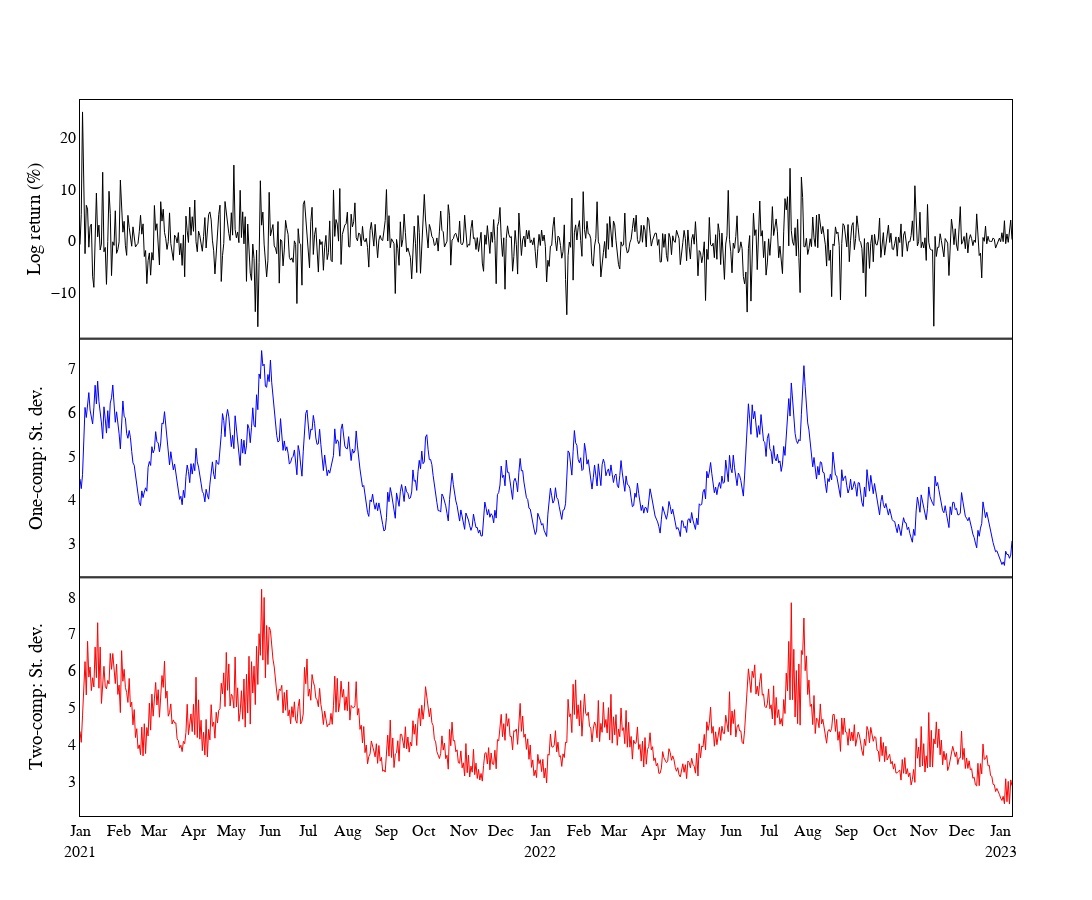

This figure's notebook cell:
### Code cell
fig = make_subplots(rows=3, cols=1, 
                    shared_xaxes=True, 
                    vertical_spacing=0)

fig['layout'].update(height=900, width=1200, 
                    title='',
                    showlegend=False,
                    font=dict(family='Times New Roman', size=16))

fig.append_trace(go.Scatter(
        y=eth_zoo1['return_y']*100, 
        x=eth_zoo1.index,
        line=dict(color='black', width=1)   
        ), row=1, col=1)

fig.append_trace(go.Scatter(
        y=eth_zoo1['fitted_conditional_stdev']*100, 
        x=eth_zoo1.index,
        line=dict(color='blue', width=1)   
        ), row=2, col=1)

fig.append_trace(go.Scatter(
        y=eth_zoo['fitted_conditional_stdev']*100,
        x=eth_zoo.index,
        line=dict(color='red', width=1)
        ), row=3, col=1)

fig['layout']['yaxis1'].update(title='Log return (%)',  title_standoff = 5,
                              showticklabels=True)
fig['layout']['yaxis2'].update(title='One-comp: St. dev.',  title_standoff = 20,
                              showticklabels=True)
fig['layout']['yaxis3'].update(title='Two-comp: St. dev.',  title_standoff = 20,
                              showticklabels=True)

fig['layout']['xaxis3'].update(title='',
                                dtick='M1',
                                tickformat='%b\n%Y',
                                showticklabels=True,
                                range=['2021-01-01','2023-01-10'])

fig.update_xaxes(showline=True, linewidth=1, linecolor='black', mirror=True, showgrid=False)
fig.update_yaxes(showline=True, linewidth=1, linecolor='black', mirror=True, showgrid=False)

fig.update_layout({'plot_bgcolor': 'rgba(0,0,0,0)',
                'paper_bgcolor': 'rgba(0,0,0,0)'},
                font_color='black')

fig.show()
fig.write_image('./image/return_std.pdf')

### Figure 1 — Plotly figure (JSON) as saved in the notebook; plotly's stock layout.template omitted (floating-point values rounded to 4 significant figures; data arrays with more than 128 entries replaced by an {"elided": "..."} marker saying what was removed)
{"data": [{"line": {"color": "black", "width": 1}, "type": "scatter", "x": {"elided": "740 str values"}, "xaxis": "x", "y": {"elided": "740 float values"}, "yaxis": "y"}, {"line": {"color": "blue", "width": 1}, "type": "scatter", "x": {"elided": "740 str values"}, "xaxis": "x2", "y": {"elided": "740 float values"}, "yaxis": "y2"}, {"line": {"color": "red", "width": 1}, "type": "scatter", "x": {"elided": "740 str values"}, "xaxis": "x3", "y": {"elided": "740 float values"}, "yaxis": "y3"}], "layout": {"font": {"color": "black", "family": "Times New Roman", "size": 16}, "height": 900, "paper_bgcolor": "rgba(0,0,0,0)", "plot_bgcolor": "rgba(0,0,0,0)", "showlegend": false, "title": {"text": ""}, "width": 1200, "xaxis": {"anchor": "y", "domain": [0, 1], "linecolor": "black", "linewidth": 1, "matches": "x3", "mirror": true, "showgrid": false, "showline": true, "showticklabels": false}, "xaxis2": {"anchor": "y2", "domain": [0, 1], "linecolor": "black", "linewidth": 1, "matches": "x3", "mirror": true, "showgrid": false, "showline": true, "showticklabels": false}, "xaxis3": {"anchor": "y3", "domain": [0, 1], "dtick": "M1", "linecolor": "black", "linewidth": 1, "mirror": true, "range": ["2021-01-01", "2023-01-10"], "showgrid": false, "showline": true, "showticklabels": true, "tickformat": "%b\n%Y", "title": {"text": ""}}, "yaxis": {"anchor": "x", "domain": [0.6667, 1], "linecolor": "black", "linewidth": 1, "mirror": true, "showgrid": false, "showline": true, "showticklabels": true, "title": {"standoff": 5, "text": "Log return (%)"}}, "yaxis2": {"anchor": "x2", "domain": [0.3333, 0.6667], "linecolor": "black", "linewidth": 1, "mirror": true, "showgrid": false, "showline": true, "showticklabels": true, "title": {"standoff": 20, "text": "One-comp: St. dev."}}, "yaxis3": {"anchor": "x3", "domain": [0, 0.3333], "linecolor": "black", "linewidth": 1, "mirror": true, "showgrid": false, "showline": true, "showticklabels": true, "title": {"standoff": 20, "text": "Two-comp: St. dev."}}}}
